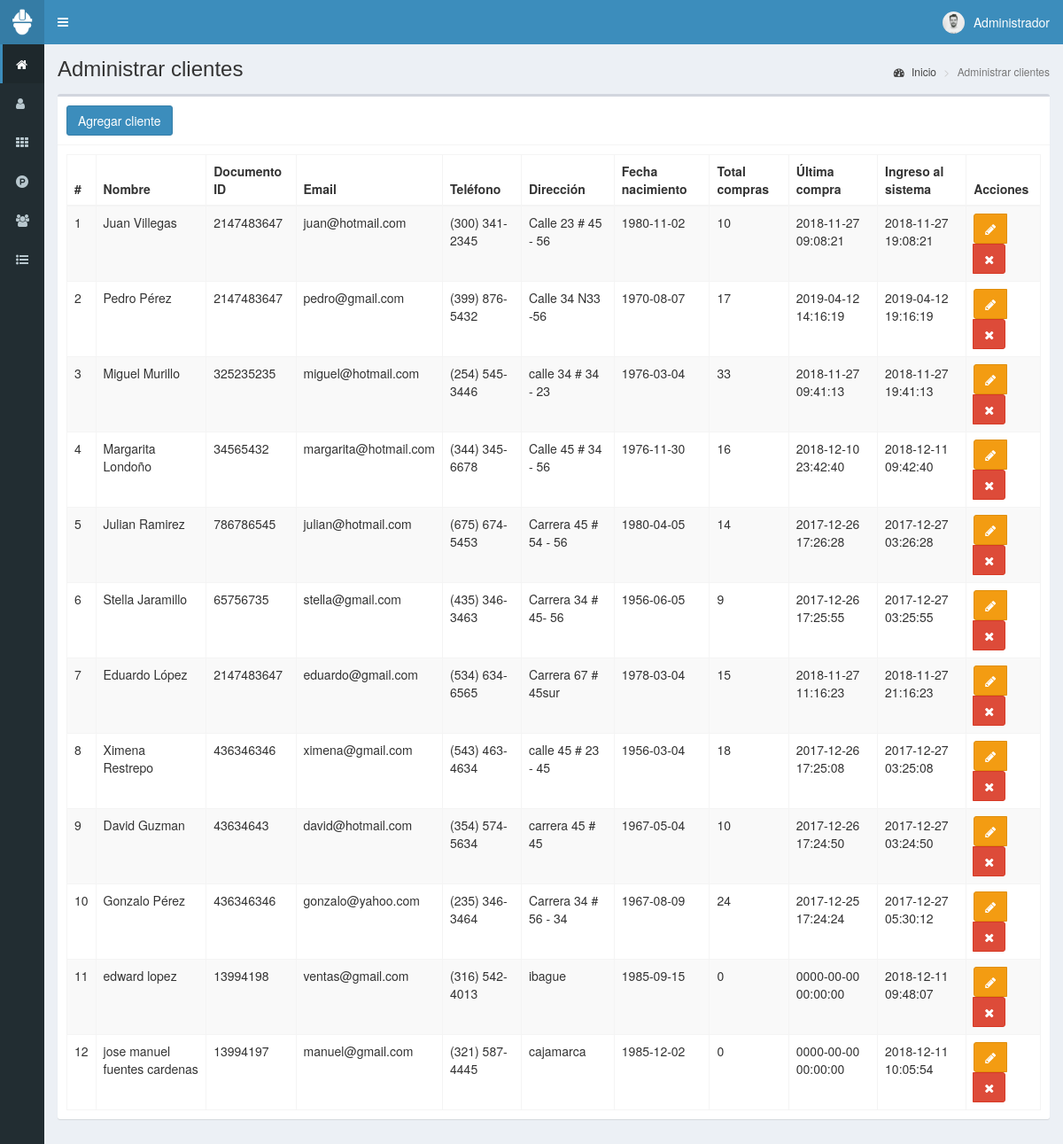
Page /pos/clientes (signed in) on the committed database.
### tables this page shows
CREATE TABLE IF NOT EXISTS `clientes` (
  `id` int(11) NOT NULL AUTO_INCREMENT,
  `nombre` text NOT NULL,
  `documento` int(11) NOT NULL,
  `email` text NOT NULL,
  `telefono` text NOT NULL,
  `direccion` text NOT NULL,
  `fecha_nacimiento` date NOT NULL,
  `compras` int(11) NOT NULL,
  `ultima_compra` datetime NOT NULL,
  `fecha` timestamp NOT NULL DEFAULT CURRENT_TIMESTAMP ON UPDATE CURRENT_TIMESTAMP,
  PRIMARY KEY (`id`)
);

### pos/controladores/plantilla.controlador.php (called while the page is built)
<?php
class ControladorPlantilla{
	static public function ctrPlantilla(){
		include "vistas/plantilla.php";
	}
}

### pos/index.php (called while the page is built, shortened)
<?php
require_once "controladores/plantilla.controlador.php";
require_once "controladores/usuarios.controlador.php";
require_once "controladores/clientes.controlador.php";
require_once "controladores/ventas.controlador.php";
require_once "modelos/clientes.modelo.php";
$plantilla = new ControladorPlantilla();
$plantilla -> ctrPlantilla();

### pos/controladores/clientes.controlador.php (called while the page is built, shortened)
<?php
class ControladorClientes{
	static public function ctrMostrarClientes($item, $valor){
		$tabla = "clientes";
		$respuesta = ModeloClientes::mdlMostrarClientes($tabla, $item, $valor);
		return $respuesta;
	}
}

### pos/modelos/conexion.php (called while the page is built)
<?php
class Conexion{
	static public function conectar(){
		$link = new PDO("mysql:host=localhost;dbname=pos",
			            "root",
			            "");
		$link->exec("set names utf8");
		return $link;
	}
}

### pos/modelos/clientes.modelo.php (called while the page is built, shortened)
<?php
require_once "conexion.php";
class ModeloClientes{
	static public function mdlMostrarClientes($tabla, $item, $valor){
		if($item != null){
			$stmt = Conexion::conectar()->prepare("SELECT * FROM $tabla WHERE $item = :$item");
			$stmt -> bindParam(":".$item, $valor, PDO::PARAM_STR);
			$stmt -> execute();
			return $stmt -> fetch();
		}else{
			$stmt = Conexion::conectar()->prepare("SELECT * FROM $tabla");
			$stmt -> execute();
			return $stmt -> fetchAll();
		}
	}
}

### pos/vistas/modulos/clientes.php (the view, shortened to what this page needs)
<div class="content-wrapper">
  <section class="content-header">
    <h1>
      Administrar clientes
    </h1>
    <ol class="breadcrumb">
      <li><a href="inicio"><i class="fa fa-dashboard"></i> Inicio</a></li>
      <li class="active">Administrar clientes</li>
    </ol>
  </section>
  <section class="content">
    <div class="box">
      <div class="box-header with-border">
        <button class="btn btn-primary" data-toggle="modal" data-target="#modalAgregarCliente">
          Agregar cliente
        </button>
      </div>
      <div class="box-body">
       <table class="table table-bordered table-striped dt-responsive tablas" width="100%">
        <thead>
         <tr>
           <th style="width:10px">#</th>
           <th>Nombre</th>
           <th>Documento ID</th>
           <th>Email</th>
           <th>Teléfono</th>
           <th>Dirección</th>
           <th>Fecha nacimiento</th>
           <th>Total compras</th>
           <th>Última compra</th>
           <th>Ingreso al sistema</th>
           <th>Acciones</th>
         </tr>
        </thead>
        <tbody>
        <?php
          $item = null;
          $valor = null;
          $clientes = ControladorClientes::ctrMostrarClientes($item, $valor);
          foreach ($clientes as $key => $value) {
            echo '<tr>
                    <td>'.($key+1).'</td>
                    <td>'.$value["nombre"].'</td>
                    <td>'.$value["documento"].'</td>
                    <td>'.$value["email"].'</td>
                    <td>'.$value["telefono"].'</td>
                    <td>'.$value["direccion"].'</td>
                    <td>'.$value["fecha_nacimiento"].'</td>
                    <td>'.$value["compras"].'</td>
                    <td>'.$value["ultima_compra"].'</td>
                    <td>'.$value["fecha"].'</td>
                    <td>
                      <div class="btn-group">
                        <button class="btn btn-warning btnEditarCliente" data-toggle="modal" data-target="#modalEditarCliente" idCliente="'.$value["id"].'"><i class="fa fa-pencil"></i></button>';
                      if($_SESSION["perfil"] == "Administrador"){
                          echo '<button class="btn btn-danger btnEliminarCliente" idCliente="'.$value["id"].'"><i class="fa fa-times"></i></button>';
                      }
                      echo '</div>
                    </td>
                  </tr>';
            }
        ?>
        </tbody>
       </table>
      </div>
    </div>
  </section>
</div>

### pos/vistas/plantilla.php (shortened to what this page needs)
<!DOCTYPE html>
<html>
<head>
  <link rel="stylesheet" href="vistas/bower_components/bootstrap/dist/css/bootstrap.min.css">
  <link rel="stylesheet" href="vistas/bower_components/font-awesome/css/font-awesome.min.css">
  <link rel="stylesheet" href="vistas/bower_components/Ionicons/css/ionicons.min.css">
  <link rel="stylesheet" href="vistas/dist/css/AdminLTE.css">
  <link rel="stylesheet" href="vistas/dist/css/skins/_all-skins.min.css">
  <link rel="stylesheet" href="vistas/bower_components/datatables.net-bs/css/dataTables.bootstrap.min.css">
  <link rel="stylesheet" href="vistas/bower_components/datatables.net-bs/css/responsive.bootstrap.min.css">
  <link rel="stylesheet" href="vistas/plugins/iCheck/all.css">
  <link rel="stylesheet" href="vistas/bower_components/bootstrap-daterangepicker/daterangepicker.css">
  <link rel="stylesheet" href="vistas/bower_components/morris.js/morris.css">
</head>
<body class="hold-transition skin-blue sidebar-collapse sidebar-mini login-page">
  <?php
  if(isset($_SESSION["iniciarSesion"]) && $_SESSION["iniciarSesion"] == "ok"){
   echo '<div class="wrapper">';
    include "modulos/cabezote.php";
    include "modulos/menu.php";
    if(isset($_GET["ruta"])){
      if($_GET["ruta"] == "inicio" ||
         $_GET["ruta"] == "usuarios" ||
         $_GET["ruta"] == "categorias" ||
         $_GET["ruta"] == "productos" ||
         $_GET["ruta"] == "clientes" ||
         $_GET["ruta"] == "ventas" ||
         $_GET["ruta"] == "crear-venta" ||
         $_GET["ruta"] == "editar-venta" ||
         $_GET["ruta"] == "reportes" ||
         $_GET["ruta"] == "salir"){
        include "modulos/".$_GET["ruta"].".php";
      }else{
        include "modulos/404.php";
      }
    }else{
      include "modulos/inicio.php";
    }
    echo '</div>';
  }else{
    include "modulos/login.php";
  }
  ?>
</body>
</html>

### pos/vistas/modulos/cabezote.php (shortened to what this page needs)
<header class="main-header">
<a href="inicio" class="logo">
	<span class="logo-mini">
		<img src="vistas/img/plantilla/icono-blanco.png" class="img-responsive" style="padding:10px">
	</span>
</a>
<nav class="navbar navbar-static-top" role="navigation">
 	<a href="#" class="sidebar-toggle" data-toggle="push-menu" role="button">
     	</a>
	<div class="navbar-custom-menu">
		<ul class="nav navbar-nav">
			<li class="dropdown user user-menu">
				<a href="#" class="dropdown-toggle" data-toggle="dropdown">
				<?php
				if($_SESSION["foto"] != ""){
					echo '<img src="'.$_SESSION["foto"].'" class="user-image">';
				}else{
					echo '<img src="vistas/img/usuarios/default/anonymous.png" class="user-image">';
				}
				?>
					<span class="hidden-xs"><?php  echo $_SESSION["nombre"]; ?></span>
				</a>
			</li>
		</ul>
	</div>
</nav>
</header>

### pos/vistas/modulos/menu.php (shortened to what this page needs)
<aside class="main-sidebar">
	 <section class="sidebar">
		<ul class="sidebar-menu">
		<?php
		if($_SESSION["perfil"] == "Administrador"){
			echo '<li class="active">
				<a href="inicio">
					<i class="fa fa-home"></i>
					<span>Inicio</span>
				</a>
			</li>
			<li>
				<a href="usuarios">
					<i class="fa fa-user"></i>
					<span>Usuarios</span>
				</a>
			</li>';
		}
		if($_SESSION["perfil"] == "Administrador" || $_SESSION["perfil"] == "Especial"){
			echo '<li>
				<a href="categorias">
					<i class="fa fa-th"></i>
					<span>Categorías</span>
				</a>
			</li>
			<li>
				<a href="productos">
					<i class="fa fa-product-hunt"></i>
					<span>Productos</span>
				</a>
			</li>';
		}
		if($_SESSION["perfil"] == "Administrador" || $_SESSION["perfil"] == "Vendedor"){
			echo '<li>
				<a href="clientes">
					<i class="fa fa-users"></i>
					<span>Clientes</span>
				</a>
			</li>';
		}
		if($_SESSION["perfil"] == "Administrador" || $_SESSION["perfil"] == "Vendedor"){
			echo '<li class="treeview">
				<a href="#">
					<i class="fa fa-list-ul"></i>
					<span>Ventas</span>
					<span class="pull-right-container">
						<i class="fa fa-angle-left pull-right"></i>
					</span>
				</a>
				<ul class="treeview-menu">
					<li>
						<a href="ventas">
							<i class="fa fa-circle-o"></i>
							<span>Administrar ventas</span>
						</a>
					</li>
					<li>
						<a href="crear-venta">
							<i class="fa fa-circle-o"></i>
							<span>Crear venta</span>
						</a>
					</li>';
				echo '</ul>
			</li>';
		}
		?>
		</ul>
	 </section>
</aside>

### rows in the picture
clientes: nombre "Juan Villegas", documento "2147483647", email "juan@hotmail.com", telefono "(300) 341-2345", direccion "Calle 23 # 45 - 56", fecha_nacimiento "1980-11-02", compras "10", ultima_compra "2018-11-27 09:08:21", fecha "2018-11-27 19:08:21"
clientes: nombre "Pedro Pérez", documento "2147483647", email "pedro@gmail.com", telefono "(399) 876-5432", direccion "Calle 34 N33 -56", fecha_nacimiento "1970-08-07", compras "17", ultima_compra "2019-04-12 14:16:19", fecha "2019-04-12 19:16:19"
clientes: nombre "Miguel Murillo", documento "325235235", email "miguel@hotmail.com", telefono "(254) 545-3446", direccion "calle 34 # 34 - 23", fecha_nacimiento "1976-03-04", compras "33", ultima_compra "2018-11-27 09:41:13", fecha "2018-11-27 19:41:13"
clientes: nombre "Margarita Londoño", documento "34565432", email "margarita@hotmail.com", telefono "(344) 345-6678", direccion "Calle 45 # 34 - 56", fecha_nacimiento "1976-11-30", compras "16", ultima_compra "2018-12-10 23:42:40", fecha "2018-12-11 09:42:40"
clientes: nombre "Julian Ramirez", documento "786786545", email "julian@hotmail.com", telefono "(675) 674-5453", direccion "Carrera 45 # 54 - 56", fecha_nacimiento "1980-04-05", compras "14", ultima_compra "2017-12-26 17:26:28", fecha "2017-12-27 03:26:28"
clientes: nombre "Stella Jaramillo", documento "65756735", email "stella@gmail.com", telefono "(435) 346-3463", direccion "Carrera 34 # 45- 56", fecha_nacimiento "1956-06-05", compras "9", ultima_compra "2017-12-26 17:25:55", fecha "2017-12-27 03:25:55"
clientes: nombre "Eduardo López", documento "2147483647", email "eduardo@gmail.com", telefono "(534) 634-6565", direccion "Carrera 67 # 45sur", fecha_nacimiento "1978-03-04", compras "15", ultima_compra "2018-11-27 11:16:23", fecha "2018-11-27 21:16:23"
clientes: nombre "Ximena Restrepo", documento "436346346", email "ximena@gmail.com", telefono "(543) 463-4634", direccion "calle 45 # 23 - 45", fecha_nacimiento "1956-03-04", compras "18", ultima_compra "2017-12-26 17:25:08", fecha "2017-12-27 03:25:08"
clientes: nombre "David Guzman", documento "43634643", email "david@hotmail.com", telefono "(354) 574-5634", direccion "carrera 45 # 45", fecha_nacimiento "1967-05-04", compras "10", ultima_compra "2017-12-26 17:24:50", fecha "2017-12-27 03:24:50"
clientes: nombre "Gonzalo Pérez", documento "436346346", email "gonzalo@yahoo.com", telefono "(235) 346-3464", direccion "Carrera 34 # 56 - 34", fecha_nacimiento "1967-08-09", compras "24", ultima_compra "2017-12-25 17:24:24", fecha "2017-12-27 05:30:12"
clientes: nombre "edward lopez", documento "13994198", email "ventas@gmail.com", telefono "(316) 542-4013", direccion "ibague", fecha_nacimiento "1985-09-15", compras "0", ultima_compra "0000-00-00 00:00:00", fecha "2018-12-11 09:48:07"
clientes: nombre "jose manuel fuentes cardenas", documento "13994197", email "manuel@gmail.com", telefono "(321) 587-4445", direccion "cajamarca", fecha_nacimiento "1985-12-02", compras "0", ultima_compra "0000-00-00 00:00:00", fecha "2018-12-11 10:05:54"

### other values in the picture
$_SESSION["nombre"] "Administrador"
